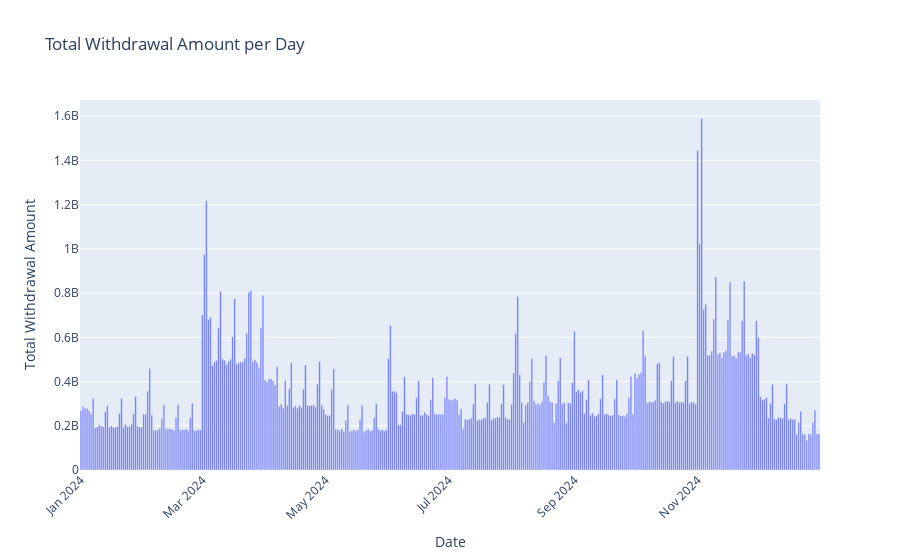

Notebook code cell kept with this figure:
### Code cell
transactions_per_day = df.groupby('Date')['Transaction_Amount'].sum().reset_index()
transactions_per_day
# Plot the total withdrawal amount per day
fig = px.bar(transactions_per_day, x='Date', y='Transaction_Amount', 
			 labels={'Date': 'Date', 'Transaction_Amount': 'Total Withdrawal Amount'}, 
			 title='Total Withdrawal Amount per Day')
fig.update_layout(xaxis_title='Date', yaxis_title='Total Withdrawal Amount', xaxis_tickangle=-45)
fig.show()

### Figure 1 — Plotly figure (JSON) as saved in the notebook; plotly's stock layout.template omitted (floating-point values rounded to 4 significant figures; data arrays with more than 128 entries replaced by an {"elided": "..."} marker saying what was removed)
{"data": [{"alignmentgroup": "True", "hovertemplate": "Date=%{x}<br>Total Withdrawal Amount=%{y}<extra></extra>", "legendgroup": "", "marker": {"color": "#636efa", "pattern": {"shape": ""}}, "name": "", "offsetgroup": "", "orientation": "v", "showlegend": false, "textposition": "auto", "type": "bar", "x": {"elided": "366 str values"}, "xaxis": "x", "y": {"elided": "366 int values"}, "yaxis": "y"}], "layout": {"barmode": "relative", "legend": {"tracegroupgap": 0}, "title": {"text": "Total Withdrawal Amount per Day"}, "xaxis": {"anchor": "y", "domain": [0, 1], "tickangle": -45, "title": {"text": "Date"}}, "yaxis": {"anchor": "x", "domain": [0, 1], "title": {"text": "Total Withdrawal Amount"}}}}
